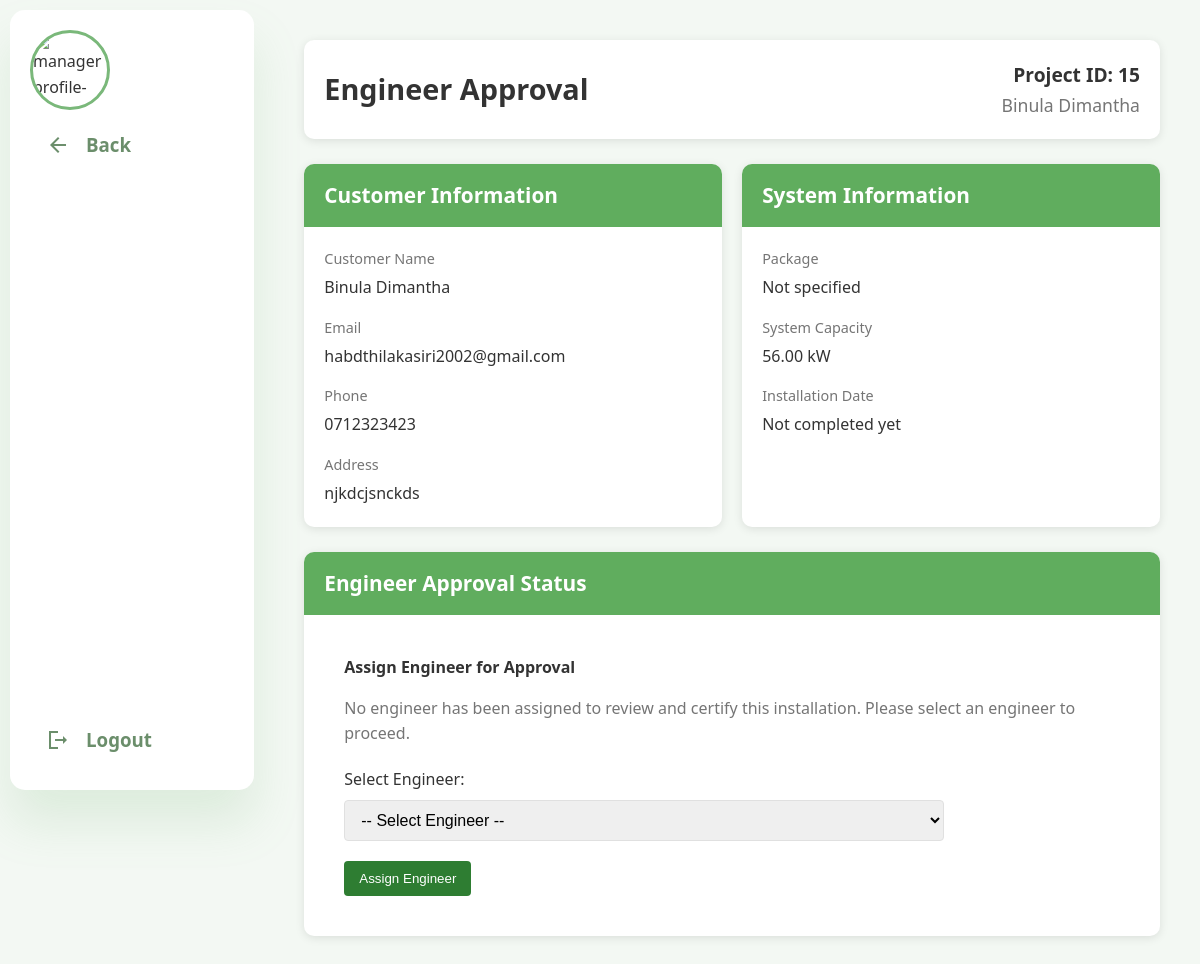
The app's page /operationsCoordinator/engineerApproval/15 (signed in) with its own data.
### tables this page shows
CREATE TABLE `projects` (
  `project_id` int NOT NULL,
  `pre_project_id` int DEFAULT NULL,
  `customer_id` int DEFAULT NULL,
  `quotation_id` int DEFAULT NULL,
  `agreement_id` int DEFAULT NULL,
  `package_id` int DEFAULT NULL,
  `custom_package_id` int DEFAULT NULL,
  `status` enum('active','completed','cancelled') DEFAULT NULL,
  `current_phase` enum('document_submission','first_payment','installation','final_payment','engineer_approval','grid_connection','completed') DEFAULT NULL,
  `created_at` timestamp NULL DEFAULT CURRENT_TIMESTAMP,
  `updated_at` timestamp NULL DEFAULT CURRENT_TIMESTAMP ON UPDATE CURRENT_TIMESTAMP,
  `equipment_released` tinyint(1) DEFAULT '0'
);

CREATE TABLE `customerquotation` (
  `quotation_id` int NOT NULL,
  `pre_project_id` int DEFAULT NULL,
  `user_id` int DEFAULT NULL,
  `package_id` int DEFAULT NULL,
  `address` text NOT NULL,
  `monthly_consumption` decimal(10,2) NOT NULL,
  `nearest_city` varchar(100) NOT NULL,
  `customizations` text,
  `created_at` timestamp NOT NULL DEFAULT CURRENT_TIMESTAMP,
  `package_type` enum('premade','custom') NOT NULL DEFAULT 'premade',
  `status` enum('pending','under_review','reviewed','accepted_by_customer','rejected_by_customer','cancelled') DEFAULT 'pending'
);

CREATE TABLE `users` (
  `user_id` int NOT NULL,
  `name` varchar(100) NOT NULL,
  `email` varchar(100) NOT NULL,
  `password` varchar(255) NOT NULL,
  `phone` varchar(15) DEFAULT NULL,
  `role` enum('customer','admin','chiefCoordinator','operationsCoordinator','hRAdministrator','supplierCoordinator','employee') NOT NULL,
  `created_at` timestamp NOT NULL DEFAULT CURRENT_TIMESTAMP,
  `updated_at` timestamp NOT NULL DEFAULT CURRENT_TIMESTAMP ON UPDATE CURRENT_TIMESTAMP,
  `profile_picture` varchar(255) DEFAULT NULL
);

CREATE TABLE `reviewed_quotations` (
  `review_id` int NOT NULL,
  `quotation_id` int DEFAULT NULL,
  `system_capacity` decimal(10,2) DEFAULT NULL,
  `estimated_generation` decimal(10,2) DEFAULT NULL,
  `base_price` decimal(15,2) DEFAULT NULL,
  `service_charge` decimal(15,2) DEFAULT NULL,
  `total_price` decimal(15,2) DEFAULT NULL,
  `notes` text,
  `valid_until` date DEFAULT NULL,
  `status` enum('pending_customer_review','accepted','rejected','expired') DEFAULT 'pending_customer_review',
  `created_at` timestamp NULL DEFAULT CURRENT_TIMESTAMP
);

### app/controllers/OperationsCoordinator.php (called while the page is built, shortened)
<?php
class OperationsCoordinator extends Controller
{
    private $projectModel;
    public function __construct()
    {
        $this->projectModel = $this->model('M_CustomerProject');
    }
    public function engineerApproval($projectId = null)
    {
        $project = $this->projectModel->getProjectById($projectId);
        $customer = $this->projectModel->getCustomerDetailsByProjectId($projectId);
        $certificate = $this->projectModel->getProjectCertificate($projectId);
        $engineers = $this->projectModel->getAvailableEngineers();
        $data = [
            'project' => $project,
            'customer' => $customer,
            'certificate' => $certificate,
            'engineers' => $engineers
        ];
        $this->view('operationsCoordinator/v_engineerApproval', $data);
    }
}

### app/libraries/Core.php (called while the page is built, shortened)
<?php
class Core{
    protected $currentMethod = 'index';
    public function __construct(){
        $url = $this->getUrl();
        if (isset($url[0]) && file_exists('../app/controllers/' . ucwords($url[0]) . '.php')) {
            unset($url[0]);
        } else if (isset($url[0])) {
            $this->handle404();
            return;
        }
        $this->currentController = new $this->currentController;
        if(isset($url[1])){
            if(method_exists($this->currentController, $url[1])){
                $this->currentMethod= $url[1];
                unset($url[1]);
            } else {
                $this->handle404();
                return;
            }
        }
        $this->params= $url ? array_values($url) : [];
        call_user_func_array([$this->currentController, $this->currentMethod], $this->params);
    }
    public function getUrl(){
        if (isset($_GET['url'])){
            $url = rtrim($_GET['url'], '/');
            $url = filter_var($url, FILTER_SANITIZE_URL);
            $url = explode('/', $url);
            return $url;
        }
        return [];
    }
}
?>

### public/index.php (called while the page is built, shortened)
<?php
   $init = new Core;
?>

### app/libraries/Database.php (called while the page is built, shortened)
<?php
    class Database{
        private $host= DB_HOST;
        private $user= DB_USER;
        private $password= DB_PASSWORD;
        private $dbname= DB_NAME;
        private $dbh;
        private $statement;
        public function __construct(){
            $dsn = 'mysql:host=' . $this->host . ';dbname=' . $this->dbname;
            $options= array(
                PDO::ATTR_PERSISTENT=>true,
                PDO::ATTR_ERRMODE=> PDO::ERRMODE_EXCEPTION
            );
            try{
                $this->dbh= new PDO($dsn, $this->user, $this->password, $options);
            }
            catch(PDOException $e){
                $this->error= $e->getMessage();
                echo $this->error;
            }
        }
        public function query($sql){
            $this->statement= $this->dbh->prepare($sql);
        }
        public function bind($param, $value,$type=NULL){
            if(is_null($type)){
                switch(true){
                    default:
                    $type= PDO::PARAM_STR;
                }
            }
            $this->statement->bindValue($param, $value, $type);
        }
        public function execute(){
            try {
                return $this->statement->execute();
            } catch (PDOException $e) {
                error_log("Database error: " . $e->getMessage());
                return false;
            }
        }
        public function single(){
            $this->execute();
            return $this->statement->fetch(PDO::FETCH_OBJ);
        }
    }
?>

### app/models/M_CustomerProject.php (called while the page is built, shortened)
<?php
class M_CustomerProject
{
    private $db;
    public function __construct()
    {
        $this->db = new Database;
    }
    public function getProjectById($projectId)
    {
        $this->db->query('SELECT
            p.*,
            rq.system_capacity,
            rq.estimated_generation,
            rq.base_price,
            rq.service_charge,
            rq.total_price
            FROM projects p
            LEFT JOIN reviewed_quotations rq ON p.quotation_id = rq.review_id
            WHERE p.project_id = :project_id');
        $this->db->bind(':project_id', $projectId);
        return $this->db->single();
    }
    public function getCustomerDetailsByProjectId($projectId)
    {
        $this->db->query('SELECT u.name as customer_name, u.email, u.phone, cq.address, cq.nearest_city as location
                     FROM projects p
                     LEFT JOIN users u ON p.customer_id = u.user_id
                     LEFT JOIN customerquotation cq ON p.pre_project_id = cq.pre_project_id
                     WHERE p.project_id = :project_id');
        $this->db->bind(':project_id', $projectId);
        return $this->db->single();
    }
    public function getProjectCertificate($projectId)
    {
        $this->db->query('SELECT pc.*, e.user_id, u.name as engineer_name
                     FROM project_certificates pc
                     JOIN employees e ON pc.engineer_id = e.employee_id
                     JOIN users u ON e.user_id = u.user_id
                     WHERE pc.project_id = :project_id');
        $this->db->bind(':project_id', $projectId);
        return $this->db->single();
    }
    public function getAvailableEngineers()
    {
        $this->db->query('SELECT e.employee_id, u.name
                     FROM employees e
                     JOIN users u ON e.user_id = u.user_id
                     WHERE e.role = "engineer"
                     ORDER BY u.name');
        return $this->db->resultSet();
    }
}

### app/views/operationsCoordinator/v_engineerApproval.php (the view, shortened to what this page needs)
<link rel="stylesheet" href="<?php echo URLROOT; ?>/css/operationsCoordinator/engineerApproval.css">
</head>
<body>
    <div class="dashboard-container">
        <div class="sidebar" id="sidebar">
            <img
                src="<?php echo URLROOT; ?>/public/assets/profile.png"
                alt="manager profile-picture"
                class="profile-picture" />
            <a href="<?php echo URLROOT ?>/operationsCoordinator/manageAproject/<?php echo $data['project']->project_id; ?>">
                <span class="material-icons-sharp">arrow_back</span>
                <h3>Back</h3>
            </a>
            <a href="<?php echo URLROOT; ?>/users/logout">
                <span class="material-icons-sharp">logout</span>
                <h3>Logout</h3>
            </a>
        </div>
        <div class="main-content">
            <div class="container">
                <div class="section-header">
                    <h2>Engineer Approval</h2>
                    <div class="project-meta">
                        <span class="project-id">Project ID: <?php echo $data['project']->project_id; ?></span>
                        <span class="customer-name"><?php echo $data['customer']->customer_name; ?></span>
                    </div>
                </div>
                <div class="info-section">
                    <div class="info-card">
                        <div class="card-header">
                            <h3>Customer Information</h3>
                        </div>
                        <div class="card-body">
                            <div class="info-grid">
                                <div class="info-item">
                                    <span class="label">Customer Name</span>
                                    <span class="value"><?php echo $data['customer']->customer_name; ?></span>
                                </div>
                                <div class="info-item">
                                    <span class="label">Email</span>
                                    <span class="value"><?php echo $data['customer']->email; ?></span>
                                </div>
                                <div class="info-item">
                                    <span class="label">Phone</span>
                                    <span class="value"><?php echo $data['customer']->phone; ?></span>
                                </div>
                                <div class="info-item">
                                    <span class="label">Address</span>
                                    <span class="value"><?php echo $data['customer']->address ?? $data['customer']->location; ?></span>
                                </div>
                            </div>
                        </div>
                    </div>
                    <div class="info-card">
                        <div class="card-header">
                            <h3>System Information</h3>
                        </div>
                        <div class="card-body">
                            <div class="info-grid">
                                <div class="info-item">
                                    <span class="label">Package</span>
                                    <span class="value"><?php echo $data['project']->package_name ?? 'Not specified'; ?></span>
                                </div>
                                <div class="info-item">
                                    <span class="label">System Capacity</span>
                                    <span class="value"><?php echo $data['project']->system_capacity ?? 'Not specified'; ?> kW</span>
                                </div>
                                <div class="info-item">
                                    <span class="label">Installation Date</span>
                                    <span class="value"><?php echo isset($certificate->installation_completed_at) ? date('M d, Y', strtotime($certificate->installation_completed_at)) : 'Not completed yet'; ?></span>
                                </div>
                            </div>
                        </div>
                    </div>
                </div>
                <div class="approval-section">
                    <div class="approval-card">
                        <div class="card-header">
                            <h3>Engineer Approval Status</h3>
                        </div>
                        <div class="card-body">
                            <?php if (!$data['certificate']): ?>
                                <div class="assign-engineer">
                                    <h4>Assign Engineer for Approval</h4>
                                    <p>No engineer has been assigned to review and certify this installation. Please select an engineer to proceed.</p>
                                    <form action="<?php echo URLROOT; ?>/operationsCoordinator/assignEngineerToApproval" method="POST" class="assign-form">
                                        <div class="form-group">
                                            <label for="engineer_id">Select Engineer:</label>
                                            <select name="engineer_id" id="engineer_id" class="form-control" required>
                                                <option value="">-- Select Engineer --</option>
                                            </select>
                                        </div>
                                        <button type="submit" class="btn btn-primary">Assign Engineer</button>
                                    </form>
                                </div>
                            <?php endif; ?>
                        </div>
                    </div>
                </div>
            </div>
        </div>
    </div>

### records on screen
projects: project_id "15", quotation.system_capacity "56.00"
customerquotation: user.name "Binula Dimantha", user.email "habdthilakasiri2002@gmail.com", user.phone "0712323423", address "njkdcjsnckds"

### other values on screen
$data['project']->package_name "Not specified"
